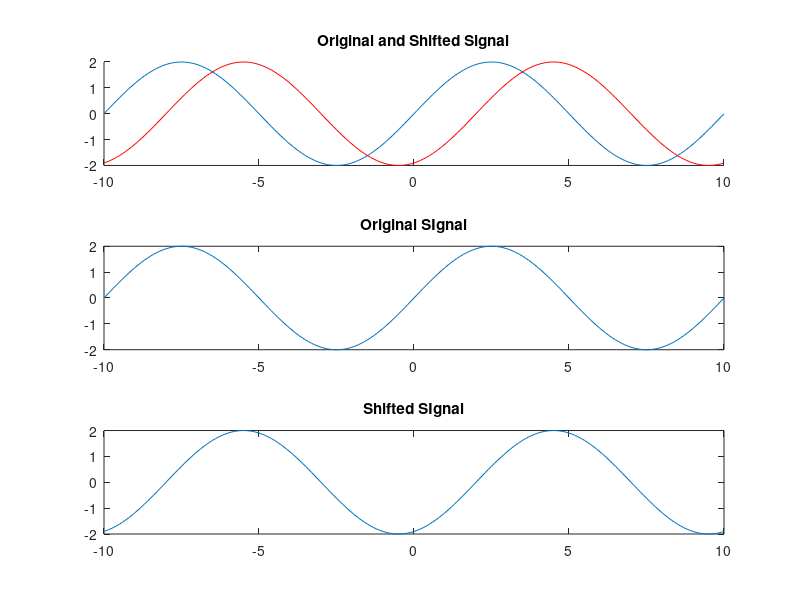

Recreate this plot in MATLAB.
% Time Delay/ Time Shifting
inc=0.1;
t=-10:inc:10;
f=0.1;
t0=2; % Shift Units
a=2; % Amplitude
x=a*sin(2*pi*f*t);
y=a*sin(2*pi*f*(t-t0));
subplot(311);
hold on;
plot(t,x);
plot(t,y,'r');
title('Original and Shifted Signal');
subplot(312);
plot(t,x);
title('Original SIgnal');
subplot(313);
plot(t,y);
title('Shifted SIgnal');
